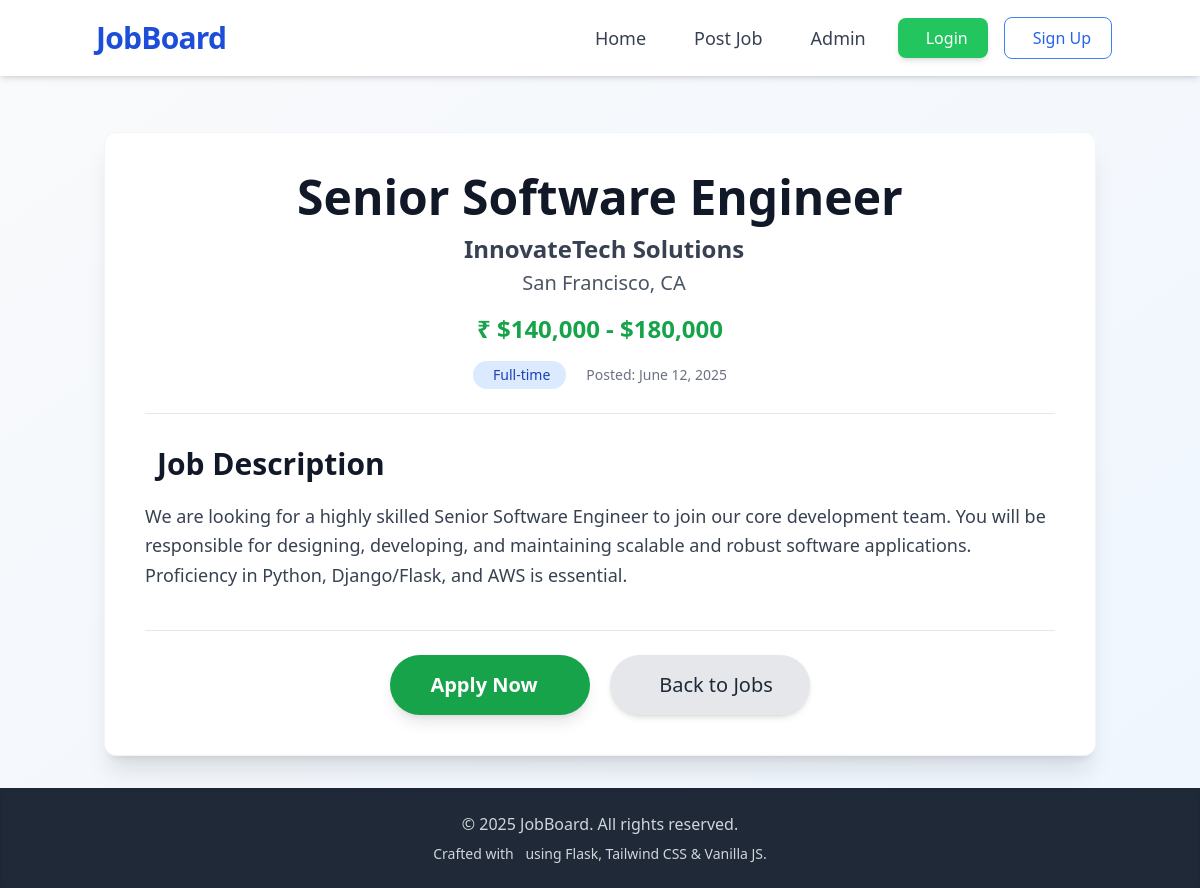
/job/1, run on an earlier commit of the app's database.
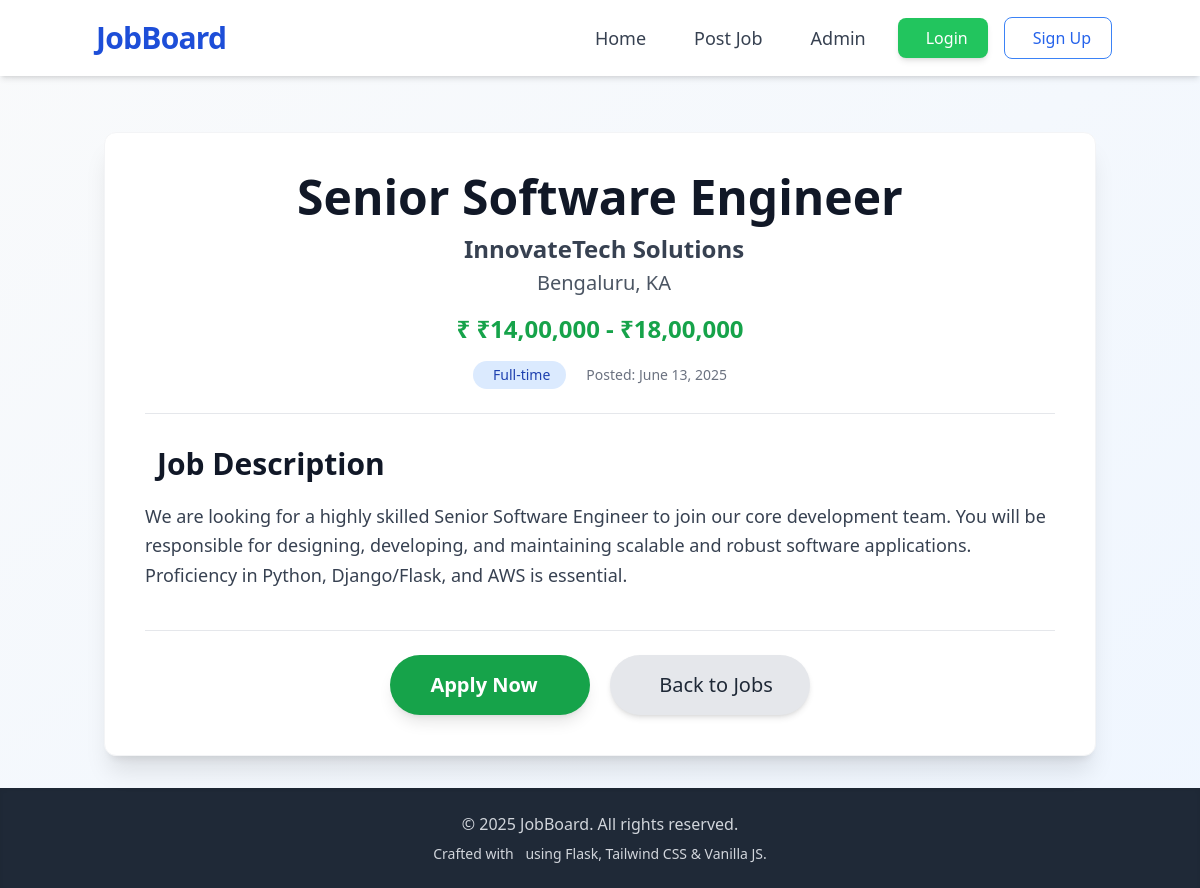
And on a later commit of the database.
### tables this page shows
CREATE TABLE jobs (
    id INTEGER PRIMARY KEY AUTOINCREMENT,
    title TEXT NOT NULL,
    company TEXT NOT NULL,
    location TEXT NOT NULL,
    salary TEXT, -- Stored as TEXT for flexibility (e.g., "$100k - $120k", "Competitive")
    description TEXT NOT NULL,
    type TEXT DEFAULT 'Full-time', -- e.g., Full-time, Part-time, Contract, Internship
    date_posted TIMESTAMP DEFAULT CURRENT_TIMESTAMP -- Automatically records when the job was posted
);

### app.py (the view)
@app.route('/job/<int:job_id>')
def job_detail(job_id):
    db = get_db()
    job = db.execute('SELECT * FROM jobs WHERE id = ?', (job_id,)).fetchone()
    if job is None:
        flash('Sorry, the job you are looking for was not found.', 'error')
        return redirect(url_for('index'))
    return render_template('job_detail.html', job=job)

### app.py (called while the page is built)
def get_db():
    if 'db' not in g:
        g.db = sqlite3.connect(
            DATABASE,
            detect_types=sqlite3.PARSE_DECLTYPES # This helps in converting TIMESTAMP to Python datetime objects
        )
        g.db.row_factory = sqlite3.Row # Allows accessing columns by name (e.g., row['column_name'])
    return g.db

@app.before_request
def load_logged_in_user():
    user_id = session.get('user_id')
    if user_id is None:
        g.user = None
    else:
        g.user = get_user(user_id)

@app.context_processor
def inject_globals():
    return {'now': datetime.utcnow(), 'user': g.user}

### templates/job_detail.html (shortened to what this page needs)
{% extends 'base.html' %}
{% block content %}
<div class="bg-white p-8 md:p-10 rounded-xl shadow-xl border border-gray-100 animate-fadeIn">
    <div class="text-center mb-8 pb-6 border-b border-gray-200">
        <h1 class="text-4xl md:text-5xl font-extrabold text-gray-900 leading-tight mb-3">
            {{ job.title }}
        </h1>
        <p class="text-xl md:text-2xl text-gray-700 mb-1 flex items-center justify-center">
            <span class="font-semibold">{{ job.company }}</span>
        </p>
        <p class="text-lg md:text-xl text-gray-600 mb-4 flex items-center justify-center">
            {{ job.location }}
        </p>
        <p class="text-2xl font-bold text-green-600 mb-4 flex items-center justify-center">
            ₹
            {{ job.salary | default('Competitive Salary') }}
        </p>
        <div class="flex flex-wrap justify-center items-center gap-x-4 gap-y-2 text-sm text-gray-500">
            <span class="inline-block px-4 py-1 bg-blue-100 text-blue-800 rounded-full text-md font-medium">
                {{ job.type | default('Full-time') }}
            </span>
            <span class="text-gray-500 text-md flex items-center">
                Posted: {{ job.date_posted.strftime('%B %d, %Y') }}
            </span>
        </div>
    </div>
    <section class="mb-10">
        <h2 class="text-3xl font-bold text-gray-900 mb-5 flex items-center">
            Job Description
        </h2>
        <div class="prose max-w-full text-gray-700 leading-relaxed text-lg">
            <p>{{ job.description | safe }}</p>
        </div>
    </section>
    <div class="mt-10 pt-6 border-t border-gray-200 flex flex-col sm:flex-row justify-center gap-5">
        <a href="{{ url_for('apply_to_job', job_id=job.id) }}"
           class="bg-green-600 text-white px-8 py-4 rounded-full font-bold text-xl shadow-lg hover:bg-green-700 transition-all duration-300 transform hover:scale-105 flex items-center justify-center min-w-[200px]">
            Apply Now
        </a>
        <a href="{{ url_for('index') }}"
           class="bg-gray-200 text-gray-800 px-8 py-4 rounded-full font-medium text-xl shadow-md hover:bg-gray-300 transition-all duration-300 transform hover:scale-105 flex items-center justify-center min-w-[200px]">
            Back to Jobs
        </a>
    </div>
</div>
{% endblock %}

What changed in the data, as far as the page shows it:
changed jobs "Senior Software Engineer": location "San Francisco, CA" → "Bengaluru, KA"; salary "$140,000 - $180,000" → "₹14,00,000 - ₹18,00,000"; date_posted "June 12, 2025" → "June 13, 2025"
